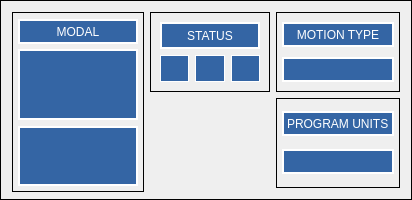
                  <widget class="QFrame" name="gridFrame">
                   <property name="minimumSize">
                    <size>
                     <width>410</width>
                     <height>200</height>
                    </size>
                   </property>
                   <property name="maximumSize">
                    <size>
                     <width>16777215</width>
                     <height>200</height>
                    </size>
                   </property>
                   <property name="frameShape">
                    <enum>QFrame::Box</enum>
                   </property>
                   <layout class="QGridLayout" name="gridLayout_26">
                    <item row="2" column="0">
                     <spacer name="verticalSpacer_4">
                      <property name="orientation">
                       <enum>Qt::Vertical</enum>
                      </property>
                      <property name="sizeHint" stdset="0">
                       <size>
                        <width>20</width>
                        <height>40</height>
                       </size>
                      </property>
                     </spacer>
                    </item>
                    <item row="0" column="0" rowspan="2">
                     <widget class="QFrame" name="gridFrame">
                      <property name="minimumSize">
                       <size>
                        <width>0</width>
                        <height>180</height>
                       </size>
                      </property>
                      <property name="maximumSize">
                       <size>
                        <width>175</width>
                        <height>190</height>
                       </size>
                      </property>
                      <property name="styleSheet">
                       <string notr="true"/>
                      </property>
                      <property name="frameShape">
                       <enum>QFrame::Box</enum>
                      </property>
                      <layout class="QGridLayout" name="gridLayout_36">
                       <property name="leftMargin">
                        <number>5</number>
                       </property>
                       <property name="topMargin">
                        <number>5</number>
                       </property>
                       <property name="rightMargin">
                        <number>5</number>
                       </property>
                       <property name="bottomMargin">
                        <number>5</number>
                       </property>
                       <item row="1" column="1" colspan="2">
                        <widget class="QLabel" name="label">
                         <property name="minimumSize">
                          <size>
                           <width>0</width>
                           <height>25</height>
                          </size>
                         </property>
                         <property name="maximumSize">
                          <size>
                           <width>16777215</width>
                           <height>22</height>
                          </size>
                         </property>
                         <property name="styleSheet">
                          <string notr="true">color: rgb(255, 255, 255);
background-color:rgb(52, 101, 164);</string>
                         </property>
                         <property name="frameShape">
                          <enum>QFrame::Box</enum>
                         </property>
                         <property name="lineWidth">
                          <number>2</number>
                         </property>
                         <property name="text">
                          <string>MODAL</string>
                         </property>
                         <property name="alignment">
                          <set>Qt::AlignCenter</set>
                         </property>
                        </widget>
                       </item>
                       <item row="3" column="1" colspan="2">
                        <widget class="StatusLabel" name="modal_g_code">
                         <property name="minimumSize">
                          <size>
                           <width>120</width>
                           <height>70</height>
                          </size>
                         </property>
                         <property name="maximumSize">
                          <size>
                           <width>999</width>
                           <height>80</height>
                          </size>
                         </property>
                         <property name="styleSheet">
                          <string notr="true">color: rgb(255, 255, 255);
background-color:rgb(52, 101, 164);</string>
                         </property>
                         <property name="frameShape">
                          <enum>QFrame::Box</enum>
                         </property>
                         <property name="lineWidth">
                          <number>2</number>
                         </property>
                         <property name="alignment">
                          <set>Qt::AlignLeading|Qt::AlignLeft|Qt::AlignVCenter</set>
                         </property>
                         <property name="wordWrap">
                          <bool>true</bool>
                         </property>
                         <property name="rules" stdset="0">
                          <string>[{&quot;channels&quot;: [{&quot;url&quot;: &quot;status:gcodes?text&quot;, &quot;trigger&quot;: true}], &quot;property&quot;: &quot;Text&quot;, &quot;expression&quot;: &quot;str(ch[0])&quot;, &quot;name&quot;: &quot;modal gcodes&quot;}]</string>
                         </property>
                        </widget>
                       </item>
                       <item row="4" column="1" colspan="2">
                        <widget class="StatusLabel" name="modal_m_code">
                         <property name="minimumSize">
                          <size>
                           <width>120</width>
                           <height>0</height>
                          </size>
                         </property>
                         <property name="maximumSize">
                          <size>
                           <width>999</width>
                           <height>60</height>
                          </size>
                         </property>
                         <property name="styleSheet">
                          <string notr="true">color: rgb(255, 255, 255);
background-color:rgb(52, 101, 164);</string>
                         </property>
                         <property name="frameShape">
                          <enum>QFrame::Box</enum>
                         </property>
                         <property name="lineWidth">
                          <number>2</number>
                         </property>
                         <property name="alignment">
                          <set>Qt::AlignLeading|Qt::AlignLeft|Qt::AlignVCenter</set>
                         </property>
                         <property name="wordWrap">
                          <bool>true</bool>
                         </property>
                         <property name="rules" stdset="0">
                          <string>[{&quot;channels&quot;: [{&quot;url&quot;: &quot;status:mcodes?text&quot;, &quot;trigger&quot;: true}], &quot;property&quot;: &quot;Text&quot;, &quot;expression&quot;: &quot; ch[0]&quot;, &quot;name&quot;: &quot;M Codes&quot;}]</string>
                         </property>
                        </widget>
                       </item>
                      </layout>
                     </widget>
                    </item>
                    <item row="0" column="1">
                     <widget class="QFrame" name="gridFrame">
                      <property name="minimumSize">
                       <size>
                        <width>0</width>
                        <height>70</height>
                       </size>
                      </property>
                      <property name="maximumSize">
                       <size>
                        <width>160</width>
                        <height>80</height>
                       </size>
                      </property>
                      <property name="frameShape">
                       <enum>QFrame::Box</enum>
                      </property>
                      <layout class="QGridLayout" name="gridLayout_48">
                       <item row="0" column="0" colspan="3">
                        <widget class="QLabel" name="label_52">
                         <property name="minimumSize">
                          <size>
                           <width>100</width>
                           <height>25</height>
                          </size>
                         </property>
                         <property name="styleSheet">
                          <string notr="true">color: rgb(255, 255, 255);
background-color:rgb(52, 101, 164);</string>
                         </property>
                         <property name="frameShape">
                          <enum>QFrame::Box</enum>
                         </property>
                         <property name="lineWidth">
                          <number>2</number>
                         </property>
                         <property name="text">
                          <string>STATUS</string>
                         </property>
                         <property name="alignment">
                          <set>Qt::AlignCenter</set>
                         </property>
                        </widget>
                       </item>
                       <item row="1" column="0">
                        <widget class="StatusLabel" name="task_state">
                         <property name="minimumSize">
                          <size>
                           <width>0</width>
                           <height>25</height>
                          </size>
                         </property>
                         <property name="maximumSize">
                          <size>
                           <width>45</width>
                           <height>30</height>
                          </size>
                         </property>
                         <property name="styleSheet">
                          <string notr="true">color: rgb(255, 255, 255);
background-color:rgb(52, 101, 164);</string>
                         </property>
                         <property name="frameShape">
                          <enum>QFrame::Box</enum>
                         </property>
                         <property name="alignment">
                          <set>Qt::AlignCenter</set>
                         </property>
                         <property name="rules" stdset="0">
                          <string>[{&quot;channels&quot;: [{&quot;url&quot;: &quot;status:task_state?text&quot;, &quot;trigger&quot;: true}], &quot;property&quot;: &quot;Text&quot;, &quot;expression&quot;: &quot;ch[0]&quot;, &quot;name&quot;: &quot;state&quot;}]</string>
                         </property>
                        </widget>
                       </item>
                       <item row="1" column="1">
                        <widget class="StatusLabel" name="task_mode">
                         <property name="minimumSize">
                          <size>
                           <width>0</width>
                           <height>25</height>
                          </size>
                         </property>
                         <property name="maximumSize">
                          <size>
                           <width>60</width>
                           <height>16777215</height>
                          </size>
                         </property>
                         <property name="styleSheet">
                          <string notr="true">color: rgb(255, 255, 255);
background-color:rgb(52, 101, 164);</string>
                         </property>
                         <property name="frameShape">
                          <enum>QFrame::Box</enum>
                         </property>
                         <property name="alignment">
                          <set>Qt::AlignCenter</set>
                         </property>
                         <property name="rules" stdset="0">
                          <string>[{&quot;channels&quot;: [{&quot;url&quot;: &quot;status:task_mode?text&quot;, &quot;trigger&quot;: true}], &quot;property&quot;: &quot;Text&quot;, &quot;expression&quot;: &quot;ch[0]&quot;, &quot;name&quot;: &quot;mode&quot;}]</string>
                         </property>
                        </widget>
                       </item>
                       <item row="1" column="2">
                        <widget class="StatusLabel" name="status_state">
                         <property name="minimumSize">
                          <size>
                           <width>0</width>
                           <height>25</height>
                          </size>
                         </property>
                         <property name="maximumSize">
                          <size>
                           <width>40</width>
                           <height>16777215</height>
                          </size>
                         </property>
                         <property name="styleSheet">
                          <string notr="true">color: rgb(255, 255, 255);
background-color:rgb(52, 101, 164);</string>
                         </property>
                         <property name="frameShape">
                          <enum>QFrame::Box</enum>
                         </property>
                         <property name="frameShadow">
                          <enum>QFrame::Plain</enum>
                         </property>
                         <property name="alignment">
                          <set>Qt::AlignCenter</set>
                         </property>
                         <property name="rules" stdset="0">
                          <string>[{&quot;channels&quot;: [{&quot;url&quot;: &quot;status:state?text&quot;, &quot;trigger&quot;: true}], &quot;property&quot;: &quot;Text&quot;, &quot;expression&quot;: &quot;ch[0] &quot;, &quot;name&quot;: &quot;State&quot;}]</string>
                         </property>
                        </widget>
                       </item>
                      </layout>
                     </widget>
                    </item>
                    <item row="0" column="2">
                     <widget class="QFrame" name="gridFrame">
                      <property name="frameShape">
                       <enum>QFrame::Box</enum>
                      </property>
                      <layout class="QGridLayout" name="gridLayout_64">
                       <property name="leftMargin">
                        <number>5</number>
                       </property>
                       <property name="topMargin">
                        <number>5</number>
                       </property>
                       <property name="rightMargin">
                        <number>5</number>
                       </property>
                       <property name="bottomMargin">
                        <number>5</number>
                       </property>
                       <item row="1" column="0">
                        <widget class="StatusLabel" name="motion_type">
                         <property name="maximumSize">
                          <size>
                           <width>16777215</width>
                           <height>25</height>
                          </size>
                         </property>
                         <property name="sizeIncrement">
                          <size>
                           <width>0</width>
                           <height>0</height>
                          </size>
                         </property>
                         <property name="styleSheet">
                          <string notr="true">color: rgb(255, 255, 255);
background-color:rgb(52, 101, 164);</string>
                         </property>
                         <property name="frameShape">
                          <enum>QFrame::Box</enum>
                         </property>
                         <property name="lineWidth">
                          <number>2</number>
                         </property>
                         <property name="alignment">
                          <set>Qt::AlignCenter</set>
                         </property>
                         <property name="rules" stdset="0">
                          <string>[{&quot;channels&quot;: [{&quot;url&quot;: &quot;status:motion_type?string&quot;, &quot;trigger&quot;: true}], &quot;property&quot;: &quot;Text&quot;, &quot;expression&quot;: &quot;ch[0]&quot;, &quot;name&quot;: &quot;motion_type&quot;}]</string>
                         </property>
                        </widget>
                       </item>
                       <item row="0" column="0">
                        <widget class="QLabel" name="label_70">
                         <property name="maximumSize">
                          <size>
                           <width>16777215</width>
                           <height>25</height>
                          </size>
                         </property>
                         <property name="sizeIncrement">
                          <size>
                           <width>0</width>
                           <height>0</height>
                          </size>
                         </property>
                         <property name="styleSheet">
                          <string notr="true">color: rgb(255, 255, 255);
background-color:rgb(52, 101, 164);</string>
                         </property>
                         <property name="frameShape">
                          <enum>QFrame::Box</enum>
                         </property>
                         <property name="lineWidth">
                          <number>2</number>
                         </property>
                         <property name="text">
                          <string>MOTION TYPE</string>
                         </property>
                         <property name="alignment">
                          <set>Qt::AlignCenter</set>
                         </property>
                        </widget>
                       </item>
                      </layout>
                     </widget>
                    </item>
                    <item row="1" column="2">
                     <widget class="QFrame" name="gridFrame">
                      <property name="frameShape">
                       <enum>QFrame::Box</enum>
                      </property>
                      <layout class="QGridLayout" name="gridLayout_63">
                       <property name="leftMargin">
                        <number>5</number>
                       </property>
                       <property name="topMargin">
                        <number>5</number>
                       </property>
                       <property name="rightMargin">
                        <number>5</number>
                       </property>
                       <property name="bottomMargin">
                        <number>5</number>
                       </property>
                       <item row="1" column="0">
                        <widget class="StatusLabel" name="program_units">
                         <property name="minimumSize">
                          <size>
                           <width>0</width>
                           <height>25</height>
                          </size>
                         </property>
                         <property name="maximumSize">
                          <size>
                           <width>16777215</width>
                           <height>25</height>
                          </size>
                         </property>
                         <property name="styleSheet">
                          <string notr="true">color: rgb(255, 255, 255);
background-color:rgb(52, 101, 164);</string>
                         </property>
                         <property name="frameShape">
                          <enum>QFrame::Box</enum>
                         </property>
                         <property name="lineWidth">
                          <number>2</number>
                         </property>
                         <property name="alignment">
                          <set>Qt::AlignCenter</set>
                         </property>
                         <property name="rules" stdset="0">
                          <string>[{&quot;channels&quot;: [{&quot;url&quot;: &quot;status:program_units?string&amp;format=long&quot;, &quot;trigger&quot;: true}], &quot;property&quot;: &quot;Text&quot;, &quot;expression&quot;: &quot;ch[0]&quot;, &quot;name&quot;: &quot;units&quot;}]</string>
                         </property>
                        </widget>
                       </item>
                       <item row="0" column="0">
                        <widget class="QLabel" name="label_69">
                         <property name="minimumSize">
                          <size>
                           <width>0</width>
                           <height>25</height>
                          </size>
                         </property>
                         <property name="maximumSize">
                          <size>
                           <width>16777215</width>
                           <height>25</height>
                          </size>
                         </property>
                         <property name="styleSheet">
                          <string notr="true">color: rgb(255, 255, 255);
background-color:rgb(52, 101, 164);</string>
                         </property>
                         <property name="frameShape">
                          <enum>QFrame::Box</enum>
                         </property>
                         <property name="lineWidth">
                          <number>2</number>
                         </property>
                         <property name="text">
                          <string>PROGRAM UNITS</string>
                         </property>
                        </widget>
                       </item>
                      </layout>
                     </widget>
                    </item>
                   </layout>
                  </widget>
